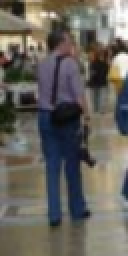
//> input picture 03_HOG/compare1.bmp, 64 x 128 px (shown 2 times larger)
$ ./소스   (built with g++ and OpenCV 4)
//> lines starting //> are read from the running program, lines starting //| are printed output that depends on the picture
#include<cstdio>
#include<cmath>
#include<cstdlib>
#include <opencv2/imgproc.hpp>
#include <opencv2/highgui.hpp>
#pragma warning(disable : 4996)
using namespace cv;
#define PI 3.141592
FILE* fp;
void Grad(int r, int c, int** X, int** Y, Mat in) {
	for (int i = 0; i < c; i++) {
		for (int j = 0; j < r; j++) {
			if (i == 0) {
				X[j][i] = (int)in.at<uchar>(j, i + 1);
			}
			else if (i == c - 1)
			{
				X[j][i] = (int)in.at<uchar>(j, i - 1) * -1;
			}
			else
				X[j][i] = (int)in.at<uchar>(j, i + 1) - (int)in.at<uchar>(j, i - 1);
		}
	}
	for (int i = 0; i < c; i++) {
		for (int j = 0; j < r; j++) {
			if (j == 0) {
				Y[j][i] = (int)in.at<uchar>(j + 1, i) * -1;
			}
			else if (j == r - 1)
			{
				Y[j][i] = (int)in.at<uchar>(j - 1, i);
			}
			else
				Y[j][i] = (int)in.at<uchar>(j - 1, i) - (int)in.at<uchar>(j + 1, i);
		}
	}
}
void make_histo(Mat ipimg, int** X, int** Y, const char* filename) {
	int mag;
	int x_val, y_val;
	double idx;
	fp = fopen(filename, "wt");
	for (int i = 0; i < ipimg.cols - 16; i += 8) {
		for (int j = 0; j < ipimg.rows - 16; j += 8) {
			int histo[9] = { 0, };
			for (int x = 0; x < 16; x++) {
				for (int y = 0; y < 16; y++) {
					x_val = X[j + y][i + x];
					y_val = Y[j + y][i + x];
					mag = x_val * x_val + y_val * y_val;
					idx = (atan2(y_val, x_val) >= 0) ? (atan2(y_val, x_val) * 57.29577951) : ((atan2(y_val, x_val) * 57.29577951) + 180);
					histo[(int)(idx / 20.)] += mag;
				}
			}
			fprintf(fp, "%d %d %d %d %d %d %d %d %d ", histo[0], histo[1], histo[2], histo[3], histo[4], histo[5], histo[6], histo[7], histo[8]);
		}
	}
	fclose(fp);
}


void main() {
	Mat cp1 = imread("compare1.bmp", CV_8UC1);
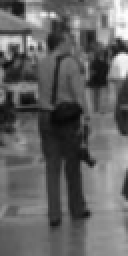
//> cp1: 128 rows x 64 cols, CV_8UC1 (shown 2 times larger); min 8, max 254, mean 100.1
	Mat cp2 = imread("compare2.bmp", CV_8UC1);
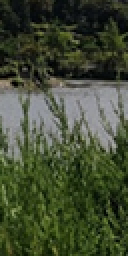
//> input picture 03_HOG/compare2.bmp, 64 x 128 px (shown 2 times larger)
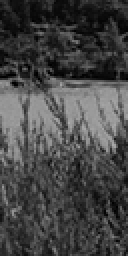
//> cp2: 128 rows x 64 cols, CV_8UC1 (shown 2 times larger); min 0, max 174, mean 69.6
	Mat ipimg = imread("assignment3.bmp", CV_8UC1);
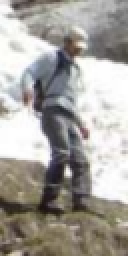
//> input picture 03_HOG/assignment3.bmp, 64 x 128 px (shown 2 times larger)
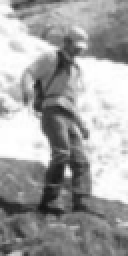
//> ipimg: 128 rows x 64 cols, CV_8UC1 (shown 2 times larger); min 20, max 255, mean 161.9
	Mat cp3 = imread("compare3.bmp", CV_8UC1);
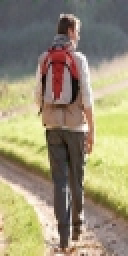
//> input picture 03_HOG/compare3.bmp, 64 x 128 px (shown 2 times larger)
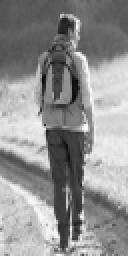
//> cp3: 128 rows x 64 cols, CV_8UC1 (shown 2 times larger); min 9, max 254, mean 144.3

	int** X, **Y;

	X = (int**)calloc(cp1.rows, sizeof(int*));
	Y = (int**)calloc(cp1.rows, sizeof(int*));
	for (int i = 0; i < cp1.rows; i++) {
		X[i] = (int*)calloc(cp1.cols, sizeof(int));
		Y[i] = (int*)calloc(cp1.cols, sizeof(int));
	}
	Grad(cp1.rows, cp1.cols, X, Y, cp1);
	make_histo(cp1, X, Y, "compare1.csv");
//> the loop in make_histo, `for (int i = 0; i < ipimg.cols - 16; i += 8)` made 6 passes
//> (x_val, y_val, mag, idx) on passes 1 to 6: (-1, -1, 2, 45), (-9, 3, 90, 161.6), (8, 1, 65, 7.13), (7, 2, 53, 15.95), (0, 2, 4, 90), (6, -6, 72, 135)
//> after the loop in make_histo, `for (int i = 0; i < ipimg.cols - 16; i += 8)`: x_val = 6; y_val = -6; mag = 72; idx = 135

	Grad(cp2.rows, cp2.cols, X, Y, cp2);
	make_histo(cp2, X, Y, "compare2.csv");
//> the loop in make_histo (call 2), `for (int i = 0; i < ipimg.cols - 16; i += 8)` made 6 passes
//> (x_val, y_val, mag, idx) on passes 1 to 6: (4, -5, 41, 128.7), (-14, 55, 3221, 104.3), (1, 12, 145, 85.24), (29, -6, 877, 168.3), (20, -22, 884, 132.3), (15, 34, 1381, 66.19)

	Grad(ipimg.rows, ipimg.cols, X, Y, ipimg);
	make_histo(ipimg, X, Y, "assinment03.csv");

	Grad(cp3.rows, cp3.cols, X, Y, cp3);
	make_histo(cp3, X, Y, "compare3.csv");

	for (int i = 0; i < cp1.rows; i++) {
		free(X[i]);
		free(Y[i]);
	}
	free(X);
	free(Y);
}
